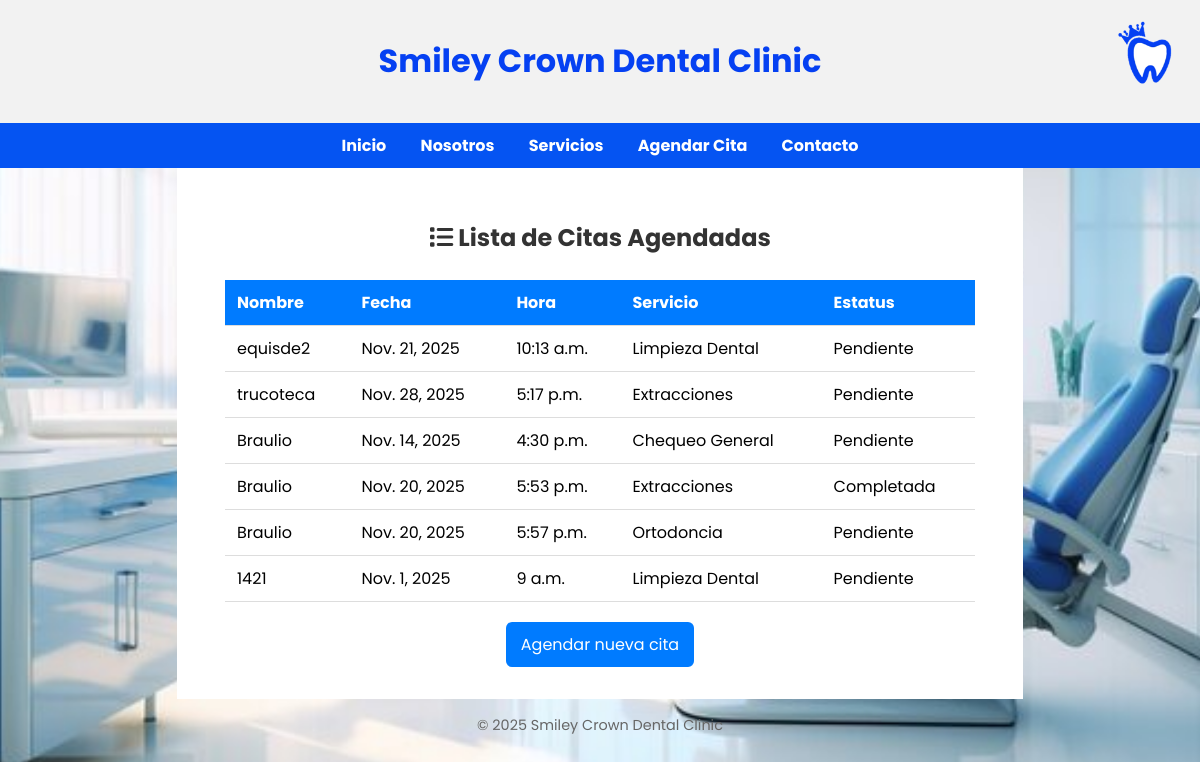
Page /citas/ on the committed database.
### app/models.py (models this page shows, shortened)
class Cita(models.Model):
    SERVICIOS_OPCIONES = [
        ('Limpieza Dental', 'Limpieza Dental'),
        ('Ortodoncia', 'Ortodoncia'),
        ('Blanqueamiento Dental', 'Blanqueamiento Dental'),
        ('Extracciones', 'Extracciones'),
        ('Implantes Dentales', 'Implantes Dentales'),
        ('Chequeo General', 'Chequeo General'),
    ]
    ESTATUS_OPCIONES = [
        ('Pendiente', 'Pendiente'),
        ('Completada', 'Completada'),
        ('Cancelada', 'Cancelada'),
    ]
    nombre = models.CharField(max_length=100)
    telefono = models.FloatField(max_length=15)
    correo = models.EmailField()
    fecha = models.DateField()
    hora = models.TimeField()
    servicio = models.CharField(max_length=50, choices=SERVICIOS_OPCIONES)
    status = models.CharField(max_length=20, choices=ESTATUS_OPCIONES, default='Pendiente')

### app/views.py (the view)
# urls.py: path('citas/', views.lista_citas, name='lista_citas'),
def lista_citas(request):
    citas = Cita.objects.all()
    return render(request, 'lista_citas.html', {'citas': citas})

### app/templates/lista_citas.html (shortened to what this page needs)
{% load static %}
<!DOCTYPE html>
<html lang="es">
<head>
    <link rel="stylesheet" href="https://cdnjs.cloudflare.com/ajax/libs/font-awesome/6.6.0/css/all.min.css">
</head>
<body>
<header>
    <h1>Smiley Crown Dental Clinic</h1>
</header>
<nav>
    <a href="index.html">Inicio</a>
    <a href="nosotros.html">Nosotros</a>
    <a href="servicios.html">Servicios</a>
    <a href="citas.html">Agendar Cita</a>
    <a href="contacto.html">Contacto</a>
</nav>
<main>
    <div class="contenedor">
        <img src="{% static 'Logotipo.png' %}" alt="Logo del dentista" class="logo">
        <h2>
            <i class="fa-solid fa-list"></i> Lista de Citas Agendadas
        </h2>
        {% if citas %}
            <table>
                <thead>
                    <tr>
                        <th>Nombre</th>
                        <th>Fecha</th>
                        <th>Hora</th>
                        <th>Servicio</th>
                        <th>Estatus</th>
                    </tr>
                </thead>
                <tbody>
                    {% for cita in citas %}
                    <tr>
                        <td>{{ cita.nombre }}</td>
                        <td>{{ cita.fecha }}</td>
                        <td>{{ cita.hora }}</td>
                        <td>{{ cita.servicio }}</td>
                        <td>{{ cita.status }}</td>
                    </tr>
                    {% endfor %}
                </tbody>
            </table>
        {% else %}
            <p class="no-citas">No hay citas registradas aún.</p>
        {% endif %}
        <div style="text-align: center;">
            <a href="{% url 'agendar_cita' %}" class="btn">Agendar nueva cita</a>
        </div>
    </div>
</main>
<footer>
    &copy; 2025 Smiley Crown Dental Clinic
</footer>
</body>
</html>

### rows in the picture
Cita: nombre "equisde2", fecha "Nov. 21, 2025", hora "10:13 a.m.", servicio "Limpieza Dental", status "Pendiente"
Cita: nombre "trucoteca", fecha "Nov. 28, 2025", hora "5:17 p.m.", servicio "Extracciones", status "Pendiente"
Cita: nombre "Braulio", fecha "Nov. 14, 2025", hora "4:30 p.m.", servicio "Chequeo General", status "Pendiente"
Cita: nombre "Braulio", fecha "Nov. 20, 2025", hora "5:53 p.m.", servicio "Extracciones", status "Completada"
Cita: nombre "Braulio", fecha "Nov. 20, 2025", hora "5:57 p.m.", servicio "Ortodoncia", status "Pendiente"
Cita: nombre "1421", fecha "Nov. 1, 2025", hora "9 a.m.", servicio "Limpieza Dental", status "Pendiente"
